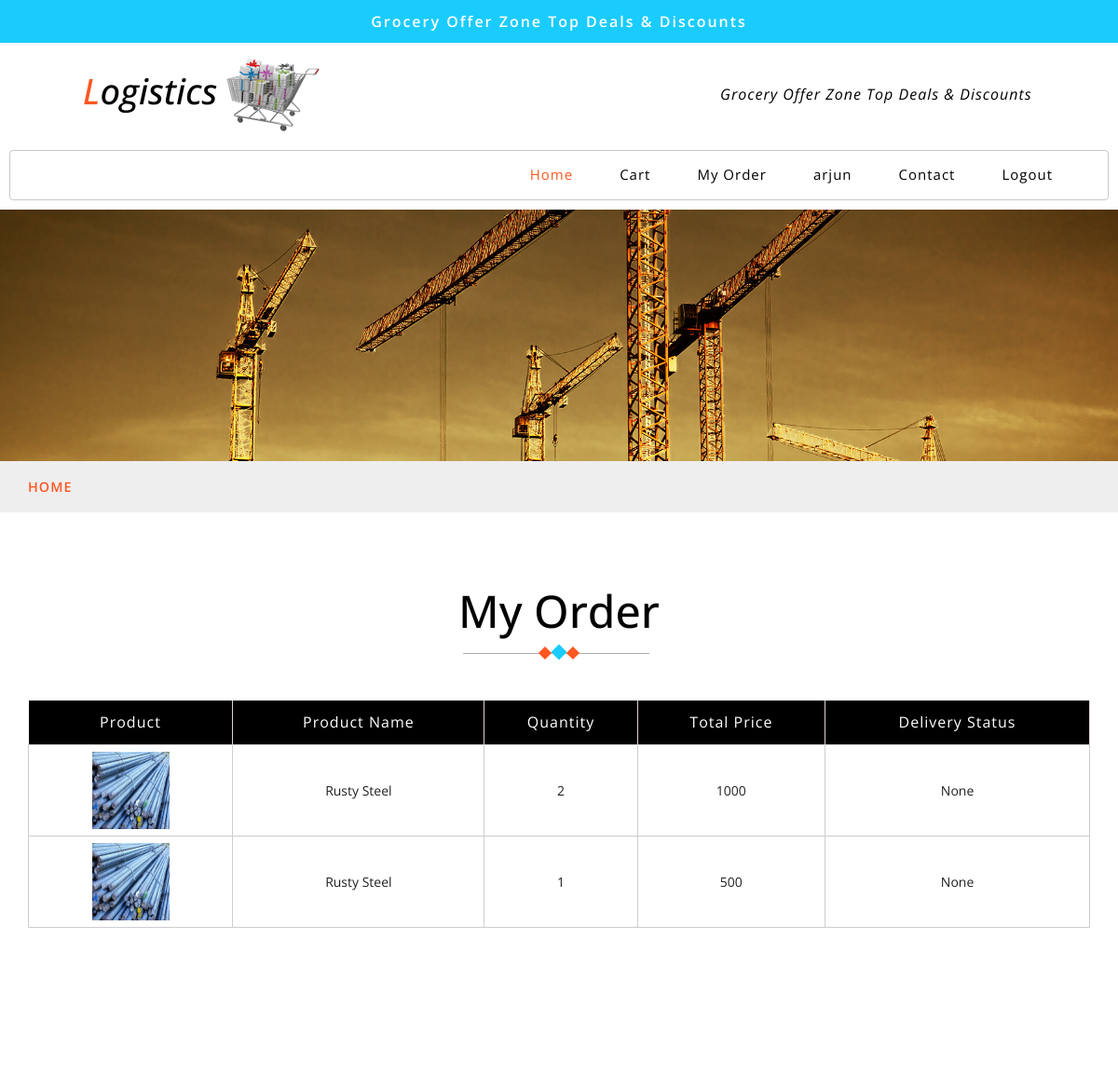
The page /umyorder (signed in, upper part) on the database as committed earlier.
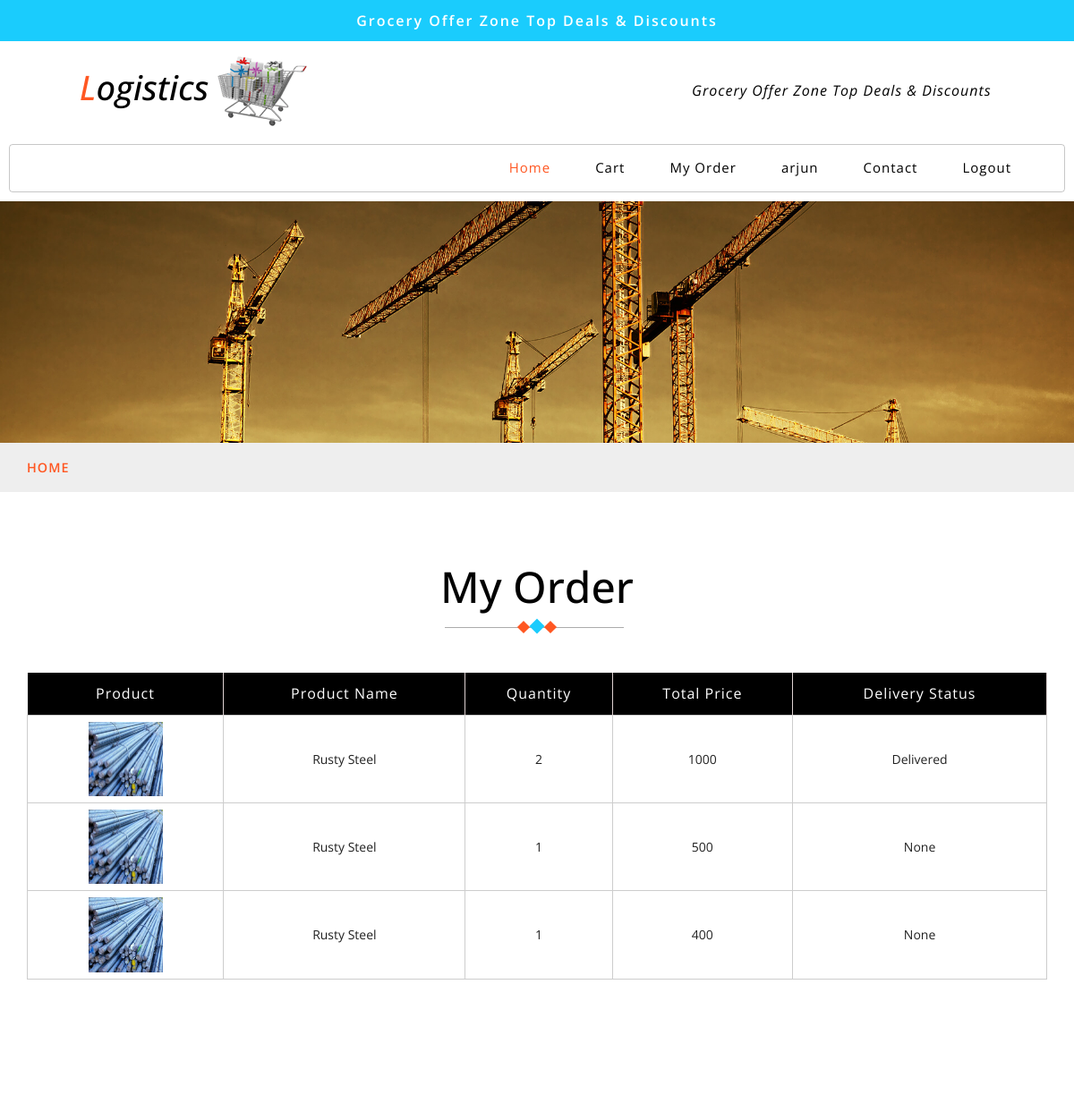
The same page on the database as committed later.
### logistic/models.py (models this page shows, shortened)
class Login(db.Model, UserMixin):
    id = db.Column(db.Integer, primary_key=True)
    username = db.Column(db.String(80))
    email = db.Column(db.String(120), unique=True, nullable=False)
    password = db.Column(db.String(80), nullable=False)
    image = db.Column(db.String(20), nullable=False, default='default.jpg')
    usertype = db.Column(db.String(80), nullable=False)

class Materials(db.Model):
    id = db.Column(db.Integer,primary_key=True)
    sowner = db.Column(db.String)
    uowner = db.Column(db.String)
    name = db.Column(db.String(200))
    brand = db.Column(db.String(200))
    avail = db.Column(db.String(200))
    price = db.Column(db.String(200))
    offerprice = db.Column(db.String(200))
    discount = db.Column(db.String(200))
    place = db.Column(db.String(200))
    image = db.Column(db.String(20), nullable=False, default='default.jpg')
    status = db.Column(db.String(200))
    reason = db.Column(db.String(200))
    cart = db.Column(db.String(200))
    desc = db.Column(db.String(200))
    uquantity = db.Column(db.String(200))
    upayment = db.Column(db.String(200))
    utotalprice = db.Column(db.String(200))
    uname = db.Column(db.String((200)))
    uaddress = db.Column(db.String((200)))
    uphone = db.Column(db.String((200)))
    deliverystatus = db.Column(db.String(220))
    offer = db.Column(db.String(220),default='no')
    purchase = db.Column(db.String(220))

### logistic/routes.py (the view)
@app.route('/umyorder')
@login_required
def umyorder():
    material = Materials.query.filter_by(uowner = current_user.username,purchase='purchased').all()
    return render_template("umyorder.html",material=material)

### logistic/models.py (called while the page is built)
@login_manager.user_loader
def load_user(id):
    return Login.query.get(int(id))

### logistic/templates/umyorder.html (shortened to what this page needs)
{% extends 'userlayout.html' %}
{% block content %}
<div class="privacy">
    <div class="container">
        <h3 class="tittle-w3l">My Order
            <span class="heading-style">
                <i></i>
                <i></i>
                <i></i>
            </span>
        </h3>
        <div class="checkout-right">
            <div class="table-responsive">
                <table class="timetable_sub">
                    <thead>
                        <tr>
                            <th>Product</th>
                            <th>Product Name</th>
                            <th>Quantity</th>
                            <th>Total Price</th>
                            <th>Delivery Status</th>
                        </tr>
                    </thead>
                    <tbody>
                        {% for mat in material %}
                        <tr class="rem1">
                            <td class="invert-image">
                                <a href="single2.html">
                                    <img src="../static/pics/{{mat.image}}" alt=" " class="img-responsive" style="width: 83.09px;height: 83.09px;">
                                </a>
                            </td>
                            <td class="invert">{{mat.name}}</td>
                            <td class="invert">{{mat.uquantity}}</td>
                            <td class="invert">{{mat.utotalprice}}</td>
                            <td class="invert">{{mat.deliverystatus}}</td>
                        </tr>
                        {% endfor %}
                    </tbody>
                </table>
            </div>
        </div>
    </div>
</div>
{% endblock %}

### logistic/templates/userlayout.html (shortened to what this page needs)
<!DOCTYPE html>
<html lang="zxx">
<head>
	<link href="../static/css/bootstrap.css" rel="stylesheet" type="text/css" media="all" />
	<link href="../static/css/style.css" rel="stylesheet" type="text/css" media="all" />
	<link href="../static/css/font-awesome.css" rel="stylesheet">
	<link href="../static/css/popuo-box.css" rel="stylesheet" type="text/css" media="all" />
	<link rel="stylesheet" type="text/css" href="../static/css/jquery-ui1.css">
</head>
<body>
	<div class="header-most-top">
		<p>Grocery Offer Zone Top Deals & Discounts</p>
	</div>
	<div class="header-bot">
		<div class="header-bot_inner_wthreeinfo_header_mid">
			<div class="col-md-4 logo_agile">
				<h1>
					<a href="/">
						<span>L</span>ogistics
						<img src="../static/images/logo2.png" alt=" ">
					</a>
				</h1>
			</div>
			<div class="col-md-8 header">
				<p style="
				width: 370px;
				margin-left: 350px;
				margin-top: 25px; color: black;font-style: italic;
			">Grocery Offer Zone Top Deals & Discounts</p>
			</div>
			<div class="clearfix"></div>
		</div>
	</div>
	<div class="ban-top">
		<div class="container">
			<div class="top_nav_left">
				<nav class="navbar navbar-default">
					<div class="container-fluid">
						<div class="collapse navbar-collapse menu--shylock" id="bs-example-navbar-collapse-1">
							<ul class="nav navbar-nav menu__list">
								<li class="active">
									<a class="nav-stylehead" href="/uindex">Home
									</a>
								</li>
								<li class="">
									<a class="nav-stylehead" href="/ucart">Cart</a>
								</li>
								<li class="">
									<a class="nav-stylehead" href="/umyorder">My Order</a>
								</li>
								<li class="">
									<a class="nav-stylehead" href="/uaccount/{{current_user.id}}">{{current_user.username}}</a>
								</li>
								<li class="">
									<a class="nav-stylehead" href="/ufeedback">Contact</a>
								</li>
								<li class="">
									<a class="nav-stylehead" href="/logout">Logout</a>
								</li>
							</ul>
						</div>
					</div>
				</nav>
			</div>
		</div>
	</div>
	<div class="page-head_agile_info_w3l">
	</div>
	<div class="services-breadcrumb">
		<div class="agile_inner_breadcrumb">
			<div class="container">
				<ul class="w3_short">
					<li>
						<a href="/">Home</a>
					</li>
				</ul>
			</div>
		</div>
	</div>
    {% block content %}
    {% endblock %}
	<footer>
	</footer>
</body>
</html>

Rows that differ between the two databases and show on the page:
changed Materials: deliverystatus "None" → "Delivered"
added Materials: image (picture), name "Rusty Steel", uquantity "1", utotalprice "400", deliverystatus "None"
